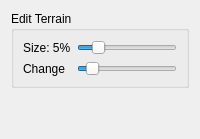
           <widget class="QWidget" name="tab_5">
            <attribute name="title">
             <string>Terrain</string>
            </attribute>
            <layout class="QGridLayout" name="gridLayout_23">
             <item row="0" column="0">
              <widget class="QGroupBox" name="groupBox_10">
               <property name="title">
                <string>Edit Terrain</string>
               </property>
               <layout class="QGridLayout" name="gridLayout_24">
                <item row="0" column="0">
                 <widget class="QLabel" name="terrainPaint_sizeLabel">
                  <property name="text">
                   <string>Size: 5%</string>
                  </property>
                 </widget>
                </item>
                <item row="0" column="1">
                 <widget class="QSlider" name="terrainPaint_sizeSlider">
                  <property name="maximumSize">
                   <size>
                    <width>16777215</width>
                    <height>17</height>
                   </size>
                  </property>
                  <property name="minimum">
                   <number>1</number>
                  </property>
                  <property name="maximum">
                   <number>25</number>
                  </property>
                  <property name="value">
                   <number>5</number>
                  </property>
                  <property name="orientation">
                   <enum>Qt::Horizontal</enum>
                  </property>
                 </widget>
                </item>
                <item row="1" column="0">
                 <widget class="QLabel" name="terrainPaint_changeLabel">
                  <property name="text">
                   <string>Change</string>
                  </property>
                 </widget>
                </item>
                <item row="1" column="1">
                 <widget class="QSlider" name="terrainPaint_changeSlider">
                  <property name="maximumSize">
                   <size>
                    <width>16777215</width>
                    <height>17</height>
                   </size>
                  </property>
                  <property name="minimum">
                   <number>1</number>
                  </property>
                  <property name="value">
                   <number>10</number>
                  </property>
                  <property name="orientation">
                   <enum>Qt::Horizontal</enum>
                  </property>
                 </widget>
                </item>
               </layout>
              </widget>
             </item>
             <item row="1" column="0">
              <spacer name="verticalSpacer_8">
               <property name="orientation">
                <enum>Qt::Vertical</enum>
               </property>
               <property name="sizeHint" stdset="0">
                <size>
                 <width>20</width>
                 <height>40</height>
                </size>
               </property>
              </spacer>
             </item>
            </layout>
           </widget>
